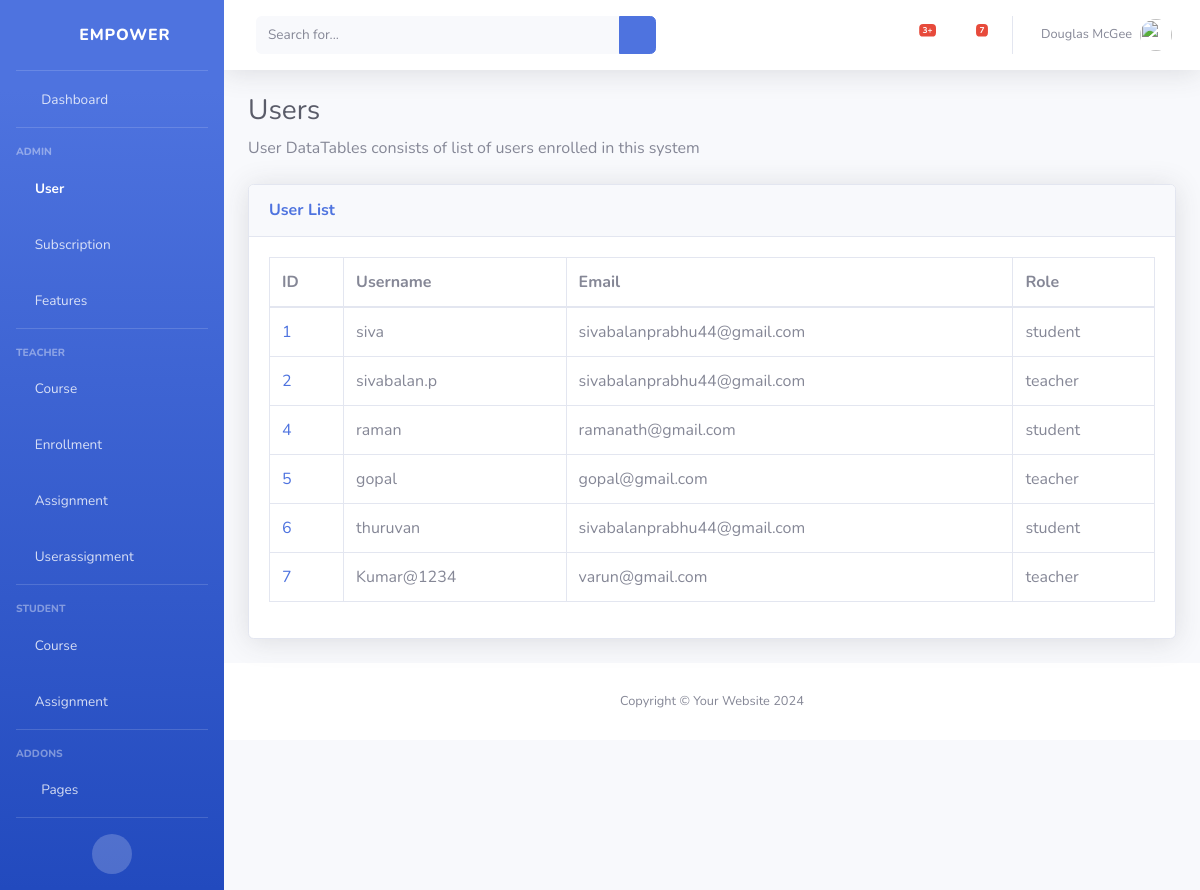
/users/, run on the app's committed database.
### classRoom/models.py (models this page shows)
class User(models.Model):
    TEACHER = 'teacher'
    STUDENT = 'student'
    ROLE_CHOICES = [
        (TEACHER, 'Teacher'),
        (STUDENT, 'Student'),
    ]
    user = models.OneToOneField(AuthUser, on_delete=models.CASCADE)
    role = models.CharField(max_length=50, choices=ROLE_CHOICES)

### classRoom/views.py (the view)
# urls.py: path('users/', view_users, name="view_users"),
def view_users(request):
    users = User.objects.all()
    return render(request, 'users/view_users.html', {'users': users})

### classRoom/templates/users/view_users.html
{% extends 'base.html' %}
{% block content %}
    {% load static %}
    <h1 class="h3 mb-2 text-gray-800">Users</h1>
    <p class="mb-4">User DataTables consists of list of users enrolled in this system</p>
    <div class="card shadow mb-4">
        <div class="card-header py-3">
            <h6 class="m-0 font-weight-bold text-primary">User List</h6>
        </div>
        <div class="card-body">
            <div class="table-responsive">
                <table class="table table-bordered" id="dataTable" width="100%" cellspacing="0">
                    <thead>
                        <tr>
                            <th>ID</th>
                            <th>Username</th>
                            <th>Email</th>
                            <th>Role</th>
                        </tr>
                    </thead>
                    <tbody>
                        {% for user in users %}
                            <tr>
                                <td><a href="{% url 'view_user' user.user_id %}">{{ user.user_id }}</a></td>
                                <td>{{ user.user.username }}</td>
                                <td>{{ user.user.email }}</td>
                                <td>{{ user.role }}</td>
                            </tr>
                        {% endfor %}
                    </tbody>
                </table>
            </div>
        </div>
    </div>
{% endblock %}

### data on the page
User: user_id "1", user.username "siva", user.email "sivabalanprabhu44@gmail.com", role "student"
User: user_id "2", user.username "sivabalan.p", user.email "sivabalanprabhu44@gmail.com", role "teacher"
User: user_id "4", user.username "raman", user.email "ramanath@gmail.com", role "student"
User: user_id "5", user.username "gopal", user.email "gopal@gmail.com", role "teacher"
User: user_id "6", user.username "thuruvan", user.email "sivabalanprabhu44@gmail.com", role "student"
User: user_id "7", user.username "Kumar@1234", user.email "varun@gmail.com", role "teacher"
